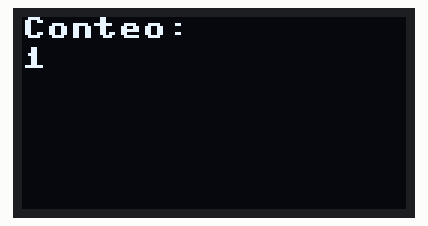
Recording of a program running on a simulated Raspberry Pi Pico running MicroPython. Parts: 128×64 one-colour display. Library files of the repository ran but are not shown: sh1106.py; what the program prints to the serial console is not drawn.

Above: at 1.1 s.
At 4.1 s:
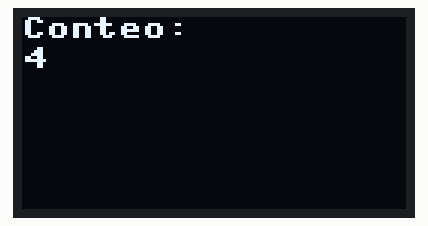
At 9.1 s:
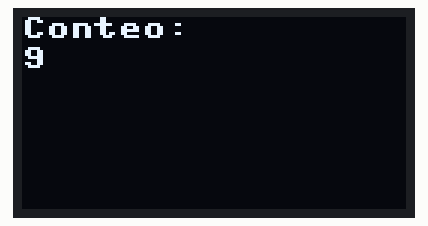
At 19.1 s:
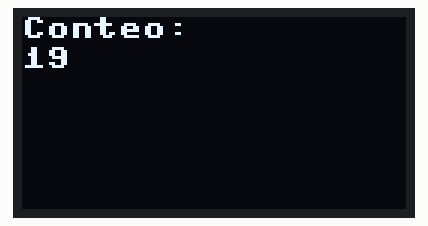
At 27.1 s:
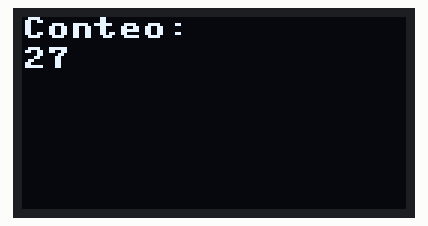
At 38.1 s:
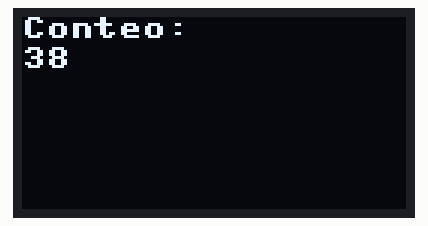

Measured:
- what the display in image 0 shows lasts 1.0 s, from 1.1 s to 2.1 s

The program:

rtcoled1.py
```python
######### CÓDIGO PARA PANTALLA OLED SH1106 #############

from machine import Timer, I2C, Pin
import sh1106
import time

count = 0

# Configuración del I2C para la pantalla OLED
i2c = I2C(0, scl=Pin(1), sda=Pin(0), freq=400000)  # Ajusta los pines según tu conexión
oled = sh1106.SH1106_I2C(128, 64, i2c)  # Inicializa la pantalla OLED

# Función para actualizar la pantalla
def update_display():
    oled.fill(0)  # Limpia la pantalla
    oled.text('Conteo:', 0, 0)  # Muestra el texto "Conteo:"
    oled.text(str(count), 0, 10)  # Muestra el valor del conteo
    oled.show()  # Actualiza la pantalla

def counter(timer):
    global count
    count += 1
    print(count)
    update_display()  # Actualiza la pantalla con el nuevo conteo

timer = Timer(-1)
timer.init(period=1000, mode=Timer.PERIODIC, callback=counter)

# El conteo se mostrará en la pantalla OLED indefinidamente
```
